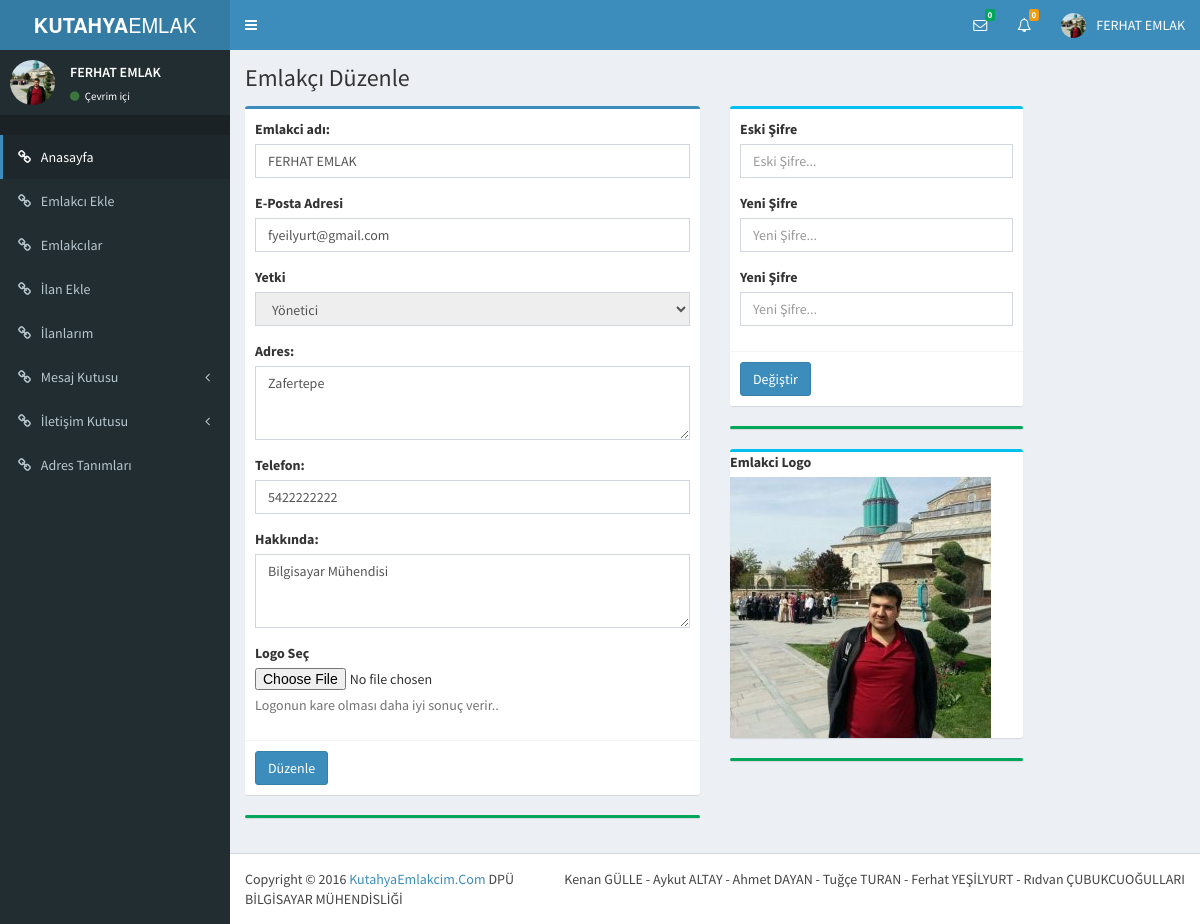
Page /yonetim/profil.php (signed in) on the committed database.
### tables this page shows
CREATE TABLE `emlakcilar` (
  `emlakci_id` int(11) NOT NULL AUTO_INCREMENT,
  `ad` varchar(50) NOT NULL,
  `adres` varchar(255) NOT NULL,
  `telefon` varchar(20) NOT NULL,
  `hakkinda` varchar(255) NOT NULL,
  `kayit_tarihi` datetime NOT NULL DEFAULT CURRENT_TIMESTAMP,
  `logo_url` varchar(255) NOT NULL,
  `eposta` varchar(255) NOT NULL,
  `sifre` varchar(100) NOT NULL,
  `seviye` int(1) NOT NULL,
  PRIMARY KEY (`emlakci_id`)
);

### yonetim/profil.php (the view, shortened to what this page needs)
<!DOCTYPE html>
<html>
	<body class="hold-transition skin-blue sidebar-mini">
		<div class="wrapper">
			<header class="main-header">
				<a href="index.php" class="logo">
					<span class="logo-lg"><b>KUTAHYA</b>EMLAK</span>
				</a>
				<nav class="navbar navbar-static-top" role="navigation">
					<?php include "inc_ust.php"; ?>
			<div class="content-wrapper">
				<section class="content-header">
					<h1> Emlakçı Düzenle
					</h1>
				</section>
				<?php
				$emlakci_id=$_SESSION['emlakci_id'];
				$sorgu=$veritabani->prepare("select * from emlakcilar where emlakci_id=$emlakci_id");
				$sorgu->execute();
				$sonuc=$sorgu->fetch();
			?>
				<section class="content">
					<div class="row">
						<div class="col-md-6">
							<div class="box box-primary">
								<form action="emlakci_islem.php?islem=duzenle&emlakci_id=<?php echo $emlakci_id;?>" method="post" enctype="multipart/form-data">
									<div class="box-body">
										<div class="form-group">
											<label>Emlakci adı:</label>
											<input type="text"  name="ad" value="<?php echo $sonuc['ad'];?>" class="form-control" placeholder="Enter ...">
										</div>
										<div class="form-group">
											<label for="exampleInputEmail1">E-Posta Adresi</label>
											<input type="email" name="eposta" value="<?php echo $sonuc['eposta'];?>"  class="form-control" id="exampleInputEmail1" placeholder="Enter email">
										</div>
										<div class="form-group">
											<label>Yetki</label>
											<select required class="form-control" name="seviye" disabled>
											<?php if($sonuc['seviye']==1) echo "<option value='1'>Yönetici</option>"; elseif($sonuc['seviye']==0) echo "<option value='0'>Emlakcı</option>"; else echo "<option value=''>Seçim Yapınız</option>"; ?>
											</select>
										</div>
										<div class="form-group">
											<label>Adres:</label>
											<textarea class="form-control" name="adres" rows="3" placeholder="Enter ..."><?php echo $sonuc['adres'];?> </textarea>
										</div>
											<div class="form-group">
													<label>Telefon:</label>
											<input type="number" class="form-control" name="telefon" value="<?php echo $sonuc['telefon'];?>" placeholder="telefon Giriniz ..." required>
												</div>
										<div class="form-group">
											<label>Hakkında:</label>
											<textarea class="form-control" name="hakkinda" value="<?php echo $sonuc['hakkinda'];?>" rows="3" placeholder="Enter ..."><?php echo $sonuc['hakkinda'];?></textarea>
										</div>
										<div class="form-group">
											<label for="exampleInputFile">Logo Seç</label>
											<input type="file" name="logo_url" id="exampleInputFile">
											<p class="help-block">Logonun kare olması daha iyi sonuç verir..</p>
										</div>
									</div>
									<div class="box-footer">
										<button type="submit" class="btn btn-primary">Düzenle</button>
									</div>
								</form>
							</div>
							<div class="box box-success">
							</div>
						</div>
						<div class="col-md-4">
							<div class="box box-info">
								<form action="emlakci_islem.php?islem=sifreduzenle&emlakci_id=<?php echo $emlakci_id;?>" method="post">
									<div class="box-body">
										<div class="form-group">
											<label for="exampleInputPassword1">Eski Şifre</label>
											<input type="password" value="" name="esifre" class="form-control" id="exampleInputPassword1" placeholder="Eski Şifre..." required>
										</div>
										<div class="form-group">
											<label for="exampleInputPassword1">Yeni Şifre</label>
											<input id="sifre" type="password" value="" name="sifre" class="form-control" id="exampleInputPassword1" placeholder="Yeni Şifre..." required>
										</div>
										<div class="form-group">
											<label for="exampleInputPassword1">Yeni Şifre </label>
											<input id="sifre2" type="password" value="" name="sifre2" class="form-control" id="exampleInputPassword1" placeholder="Yeni Şifre..." required>
										</div>
									</div>
									<div class="box-footer">
										<button onclick="return sifrelerEsitmi()" type="submit" class="btn btn-primary">Değiştir</button>
									</div>
								</form>
							</div>
							<div class="box box-success">
							</div>
						</div>
						<div class="col-md-4">
						<div class="box box-info">
							<label for="exampleInputPassword1">Emlakci Logo</label>
<br>
								<img src="<?php echo $sonuc['logo_url'];?>"
						</div><div class="box box-success">
							</div></div>
					</div>
				</section>
			</div>
			<footer class="main-footer">
				<div class="pull-right hidden-xs">
					<?php include "inc_alt.php"; ?>
			</footer>
		</div>
	</body>
</html>

### rows in the picture
emlakcilar: ad "FERHAT EMLAK", eposta "fyeilyurt@gmail.com", seviye "Yönetici", adres "Zafertepe", telefon "5422222222", hakkinda "Bilgisayar Mühendisi", logo_url (picture)

### other values in the picture
$okunmayan_mesaj_sayisi "0"
$iletisimesajsayisi "0"
$_SESSION['ad'] "FERHAT EMLAK"
